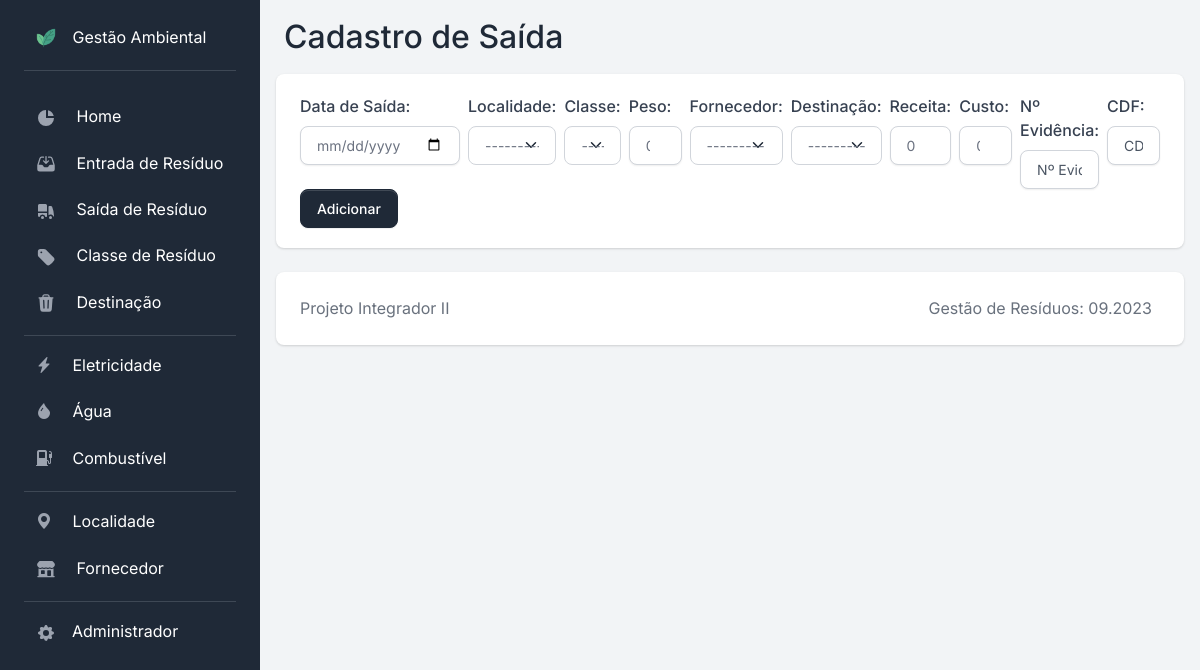
Before: /saida/cadastro/ with the older database file.
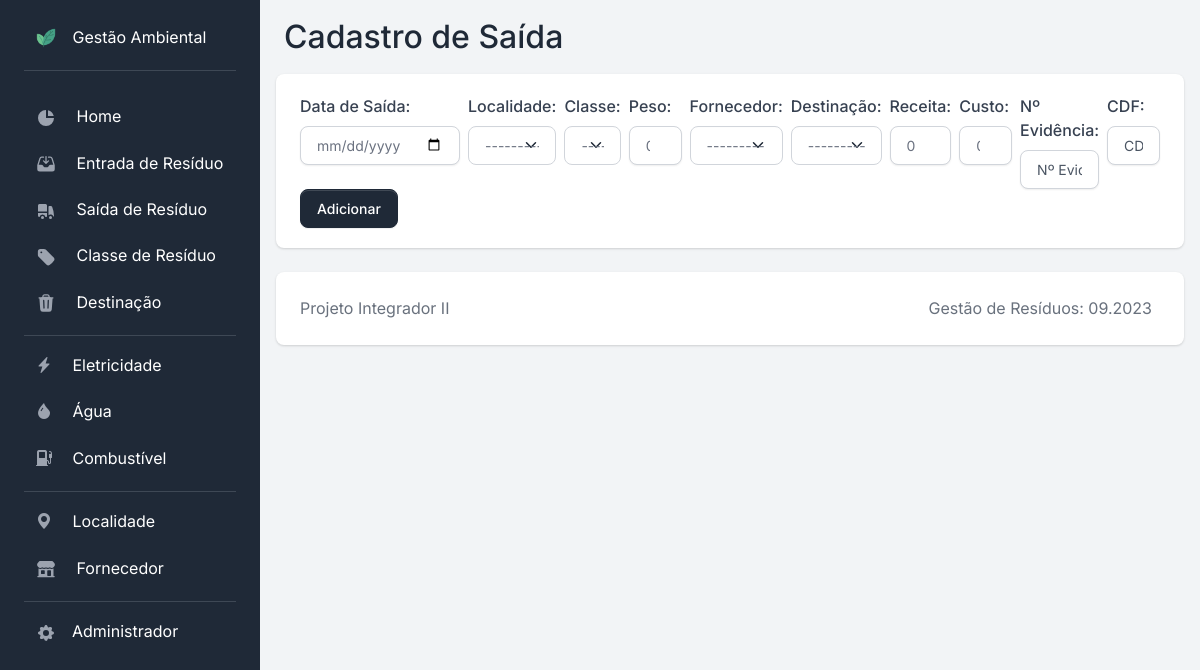
After: the same page with the newer database file.
### apps/localidade/models.py (models this page shows)
class Localidade(models.Model):
    id_localidade = models.AutoField(primary_key=True)
    nome = models.CharField(max_length=50, blank=False, null=False)
    def __str__(self):
        return f"{self.nome}"
    class Meta:
        db_table = "localidade"
        verbose_name = "Localidade"
        verbose_name_plural = "Localidades"
        ordering = ["nome"]

### apps/classe/models.py (models this page shows)
class Classe(models.Model):
    id_classe = models.AutoField(primary_key=True)
    nome = models.CharField(max_length=50, null=False, blank=False)
    def __str__(self):
        return f"{self.nome}"
    class Meta:
        db_table = "classe"
        verbose_name = "Classe"
        verbose_name_plural = "Classes"
        ordering = ["nome"]

### apps/fornecedor/models.py (models this page shows)
class Fornecedor(models.Model):
    id_fornecedor = models.AutoField(primary_key=True)
    nome = models.CharField(max_length=50, null=False, blank=False)
    tp_fornecedor = models.CharField(max_length=50, null=False, blank=False)
    destinacao = models.ManyToManyField(
        Destinacao,
        db_table="fornecedor_destinacao",
        related_name="fornecedor",
        blank=True,
    )
    def __str__(self):
        return self.nome
    class Meta:
        db_table = "fornecedor"
        ordering = ["nome"]
        verbose_name = "Fornecedor"
        verbose_name_plural = "Fornecedores"

### apps/destinacao/models.py (models this page shows)
class Destinacao(models.Model):
    id_destinacao = models.AutoField(primary_key=True)
    nome = models.CharField(max_length=50, null=False, blank=False)
    def __str__(self):
        return self.nome
    class Meta:
        db_table = "destinacao"
        ordering = ["nome"]
        verbose_name = "Destinação"
        verbose_name_plural = "Destinações"

### apps/saida/views.py (the view)
# urls.py: path("cadastro/", views.saida_cadastro, name="saida_cadastro"),
def saida_cadastro(request):
    if request.method == "POST":
        form = SaidaForm(request.POST)
        if form.is_valid():
            form.save()
            messages.success(request, "Saída cadastrada")
            return HttpResponseRedirect(reverse("saida_cadastro"))
        else:
            messages.error(request, "Erro ao salvar")
    else:
        form = SaidaForm()
    return render(request, "saida/saida_cadastro.html", {"form": form})

### templates/saida/saida_cadastro.html (shortened to what this page needs)
{% extends "base.html" %}
{% block title %}
    Cadastro de Saída
{% endblock title %}
{% block content %}
    <section class="card border-0 shadow">
        <div class="card-body">
            <form method="POST">
                <div class="row g-2">
                    {% for field in form %}
                        <div class="col">
                            {{ field.label_tag }}
                            {{ field }}
                        </div>
                    {% endfor %}
                    <div class="col mt-auto">
                        <button type="submit" class="btn btn-primary">Adicionar</button>
                    </div>
                </div>
            </form>
        </div>
    </section>
{% endblock content %}

Changed rows visible on the page:
added Localidade: form "---------"
added Classe: form "---------"
added Fornecedor: form "---------"
added Destinacao: form "---------"
